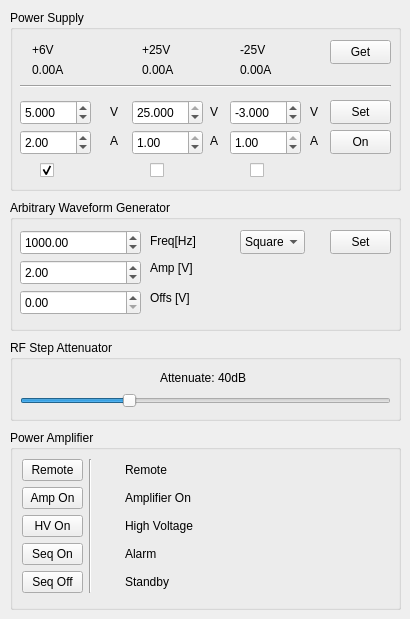
      <widget class="QWidget" name="tab_3">
       <attribute name="title">
        <string>Miscellaneous  Devices</string>
       </attribute>
       <widget class="QGroupBox" name="pwrgroup">
        <property name="geometry">
         <rect>
          <x>10</x>
          <y>10</y>
          <width>391</width>
          <height>181</height>
         </rect>
        </property>
        <property name="title">
         <string>Power Supply</string>
        </property>
        <widget class="QDoubleSpinBox" name="p6VSpinBox">
         <property name="geometry">
          <rect>
           <x>10</x>
           <y>90</y>
           <width>71</width>
           <height>25</height>
          </rect>
         </property>
         <property name="decimals">
          <number>3</number>
         </property>
         <property name="maximum">
          <double>6.000000000000000</double>
         </property>
         <property name="value">
          <double>5.000000000000000</double>
         </property>
        </widget>
        <widget class="QDoubleSpinBox" name="p6ISpinBox">
         <property name="geometry">
          <rect>
           <x>10</x>
           <y>120</y>
           <width>71</width>
           <height>25</height>
          </rect>
         </property>
         <property name="maximum">
          <double>5.000000000000000</double>
         </property>
         <property name="value">
          <double>2.000000000000000</double>
         </property>
        </widget>
        <widget class="QLabel" name="label_6">
         <property name="geometry">
          <rect>
           <x>22</x>
           <y>30</y>
           <width>91</width>
           <height>20</height>
          </rect>
         </property>
         <property name="text">
          <string>+6V</string>
         </property>
        </widget>
        <widget class="QLabel" name="label_7">
         <property name="geometry">
          <rect>
           <x>100</x>
           <y>94</y>
           <width>16</width>
           <height>16</height>
          </rect>
         </property>
         <property name="text">
          <string>V</string>
         </property>
        </widget>
        <widget class="QLabel" name="label_8">
         <property name="geometry">
          <rect>
           <x>132</x>
           <y>30</y>
           <width>91</width>
           <height>20</height>
          </rect>
         </property>
         <property name="text">
          <string>+25V</string>
         </property>
        </widget>
        <widget class="QDoubleSpinBox" name="p25VSpinBox">
         <property name="geometry">
          <rect>
           <x>122</x>
           <y>90</y>
           <width>71</width>
           <height>25</height>
          </rect>
         </property>
         <property name="decimals">
          <number>3</number>
         </property>
         <property name="maximum">
          <double>25.000000000000000</double>
         </property>
         <property name="value">
          <double>25.000000000000000</double>
         </property>
        </widget>
        <widget class="QDoubleSpinBox" name="p25ISpinBox">
         <property name="geometry">
          <rect>
           <x>122</x>
           <y>120</y>
           <width>71</width>
           <height>25</height>
          </rect>
         </property>
         <property name="maximum">
          <double>1.000000000000000</double>
         </property>
         <property name="value">
          <double>1.000000000000000</double>
         </property>
        </widget>
        <widget class="QLabel" name="label_9">
         <property name="geometry">
          <rect>
           <x>200</x>
           <y>94</y>
           <width>16</width>
           <height>16</height>
          </rect>
         </property>
         <property name="text">
          <string>V</string>
         </property>
        </widget>
        <widget class="QLabel" name="label_10">
         <property name="geometry">
          <rect>
           <x>230</x>
           <y>30</y>
           <width>81</width>
           <height>20</height>
          </rect>
         </property>
         <property name="text">
          <string>-25V</string>
         </property>
        </widget>
        <widget class="QDoubleSpinBox" name="m25VSpinBox">
         <property name="geometry">
          <rect>
           <x>220</x>
           <y>90</y>
           <width>71</width>
           <height>25</height>
          </rect>
         </property>
         <property name="decimals">
          <number>3</number>
         </property>
         <property name="minimum">
          <double>-25.000000000000000</double>
         </property>
         <property name="maximum">
          <double>0.000000000000000</double>
         </property>
         <property name="value">
          <double>-3.000000000000000</double>
         </property>
        </widget>
        <widget class="QDoubleSpinBox" name="m25ISpinBox">
         <property name="geometry">
          <rect>
           <x>220</x>
           <y>120</y>
           <width>71</width>
           <height>25</height>
          </rect>
         </property>
         <property name="maximum">
          <double>1.000000000000000</double>
         </property>
         <property name="value">
          <double>1.000000000000000</double>
         </property>
        </widget>
        <widget class="QLabel" name="label_11">
         <property name="geometry">
          <rect>
           <x>300</x>
           <y>94</y>
           <width>16</width>
           <height>16</height>
          </rect>
         </property>
         <property name="text">
          <string>V</string>
         </property>
        </widget>
        <widget class="QPushButton" name="setpwrButton">
         <property name="geometry">
          <rect>
           <x>320</x>
           <y>90</y>
           <width>61</width>
           <height>24</height>
          </rect>
         </property>
         <property name="text">
          <string>Set</string>
         </property>
        </widget>
        <widget class="QPushButton" name="onpwrButton">
         <property name="geometry">
          <rect>
           <x>320</x>
           <y>120</y>
           <width>61</width>
           <height>24</height>
          </rect>
         </property>
         <property name="text">
          <string>On</string>
         </property>
        </widget>
        <widget class="QLabel" name="label_12">
         <property name="geometry">
          <rect>
           <x>200</x>
           <y>123</y>
           <width>16</width>
           <height>16</height>
          </rect>
         </property>
         <property name="text">
          <string>A</string>
         </property>
        </widget>
        <widget class="QLabel" name="label_13">
         <property name="geometry">
          <rect>
           <x>300</x>
           <y>123</y>
           <width>16</width>
           <height>16</height>
          </rect>
         </property>
         <property name="text">
          <string>A</string>
         </property>
        </widget>
        <widget class="QLabel" name="label_14">
         <property name="geometry">
          <rect>
           <x>100</x>
           <y>123</y>
           <width>16</width>
           <height>16</height>
          </rect>
         </property>
         <property name="text">
          <string>A</string>
         </property>
        </widget>
        <widget class="QPushButton" name="getpwrButton">
         <property name="geometry">
          <rect>
           <x>320</x>
           <y>30</y>
           <width>61</width>
           <height>24</height>
          </rect>
         </property>
         <property name="text">
          <string>Get</string>
         </property>
        </widget>
        <widget class="QLabel" name="label_24">
         <property name="geometry">
          <rect>
           <x>230</x>
           <y>50</y>
           <width>81</width>
           <height>20</height>
          </rect>
         </property>
         <property name="text">
          <string>0.00A</string>
         </property>
        </widget>
        <widget class="QLabel" name="label_25">
         <property name="geometry">
          <rect>
           <x>22</x>
           <y>50</y>
           <width>91</width>
           <height>20</height>
          </rect>
         </property>
         <property name="text">
          <string>0.00A</string>
         </property>
        </widget>
        <widget class="QLabel" name="label_26">
         <property name="geometry">
          <rect>
           <x>132</x>
           <y>50</y>
           <width>91</width>
           <height>20</height>
          </rect>
         </property>
         <property name="text">
          <string>0.00A</string>
         </property>
        </widget>
        <widget class="Line" name="line_2">
         <property name="geometry">
          <rect>
           <x>10</x>
           <y>68</y>
           <width>371</width>
           <height>16</height>
          </rect>
         </property>
         <property name="orientation">
          <enum>Qt::Orientation::Horizontal</enum>
         </property>
        </widget>
        <widget class="QCheckBox" name="disp1checkBox">
         <property name="geometry">
          <rect>
           <x>30</x>
           <y>150</y>
           <width>16</width>
           <height>21</height>
          </rect>
         </property>
         <property name="text">
          <string/>
         </property>
         <property name="checked">
          <bool>true</bool>
         </property>
        </widget>
        <widget class="QCheckBox" name="disp2checkBox">
         <property name="geometry">
          <rect>
           <x>140</x>
           <y>150</y>
           <width>16</width>
           <height>21</height>
          </rect>
         </property>
         <property name="text">
          <string/>
         </property>
        </widget>
        <widget class="QCheckBox" name="disp3checkBox">
         <property name="geometry">
          <rect>
           <x>240</x>
           <y>150</y>
           <width>16</width>
           <height>21</height>
          </rect>
         </property>
         <property name="text">
          <string/>
         </property>
        </widget>
       </widget>
       <widget class="QGroupBox" name="attgroup">
        <property name="geometry">
         <rect>
          <x>10</x>
          <y>340</y>
          <width>391</width>
          <height>81</height>
         </rect>
        </property>
        <property name="title">
         <string>RF Step Attenuator</string>
        </property>
        <widget class="QSlider" name="rfstepattenuator">
         <property name="geometry">
          <rect>
           <x>10</x>
           <y>50</y>
           <width>371</width>
           <height>22</height>
          </rect>
         </property>
         <property name="maximum">
          <number>139</number>
         </property>
         <property name="value">
          <number>40</number>
         </property>
         <property name="orientation">
          <enum>Qt::Orientation::Horizontal</enum>
         </property>
        </widget>
        <widget class="QLabel" name="attenuatorLabel">
         <property name="geometry">
          <rect>
           <x>150</x>
           <y>30</y>
           <width>111</width>
           <height>16</height>
          </rect>
         </property>
         <property name="text">
          <string>Attenuate: 40dB</string>
         </property>
        </widget>
       </widget>
       <widget class="QGroupBox" name="gengroup">
        <property name="geometry">
         <rect>
          <x>10</x>
          <y>200</y>
          <width>391</width>
          <height>131</height>
         </rect>
        </property>
        <property name="title">
         <string>Arbitrary Waveform Generator</string>
        </property>
        <widget class="QDoubleSpinBox" name="genAmpSpinBox">
         <property name="geometry">
          <rect>
           <x>10</x>
           <y>60</y>
           <width>121</width>
           <height>25</height>
          </rect>
         </property>
         <property name="maximum">
          <double>10.000000000000000</double>
         </property>
         <property name="value">
          <double>2.000000000000000</double>
         </property>
        </widget>
        <widget class="QDoubleSpinBox" name="genFreqSpinBox">
         <property name="geometry">
          <rect>
           <x>10</x>
           <y>30</y>
           <width>121</width>
           <height>25</height>
          </rect>
         </property>
         <property name="maximum">
          <double>20000000.000000000000000</double>
         </property>
         <property name="value">
          <double>1000.000000000000000</double>
         </property>
        </widget>
        <widget class="QPushButton" name="genpushButton">
         <property name="geometry">
          <rect>
           <x>320</x>
           <y>30</y>
           <width>61</width>
           <height>24</height>
          </rect>
         </property>
         <property name="text">
          <string>Set</string>
         </property>
        </widget>
        <widget class="QDoubleSpinBox" name="genOffsetSpinBox">
         <property name="geometry">
          <rect>
           <x>10</x>
           <y>90</y>
           <width>121</width>
           <height>25</height>
          </rect>
         </property>
         <property name="maximum">
          <double>10.000000000000000</double>
         </property>
        </widget>
        <widget class="QComboBox" name="comboBox">
         <property name="geometry">
          <rect>
           <x>230</x>
           <y>30</y>
           <width>65</width>
           <height>24</height>
          </rect>
         </property>
         <property name="currentIndex">
          <number>1</number>
         </property>
         <item>
          <property name="text">
           <string>Sine</string>
          </property>
         </item>
         <item>
          <property name="text">
           <string>Square</string>
          </property>
         </item>
         <item>
          <property name="text">
           <string>Ramp</string>
          </property>
         </item>
         <item>
          <property name="text">
           <string>Pulse</string>
          </property>
         </item>
         <item>
          <property name="text">
           <string>Noise</string>
          </property>
         </item>
        </widget>
        <widget class="QLabel" name="label_35">
         <property name="geometry">
          <rect>
           <x>140</x>
           <y>33</y>
           <width>51</width>
           <height>16</height>
          </rect>
         </property>
         <property name="text">
          <string>Freq[Hz]</string>
         </property>
        </widget>
        <widget class="QLabel" name="label_36">
         <property name="geometry">
          <rect>
           <x>140</x>
           <y>60</y>
           <width>61</width>
           <height>16</height>
          </rect>
         </property>
         <property name="text">
          <string>Amp [V]</string>
         </property>
        </widget>
        <widget class="QLabel" name="label_37">
         <property name="geometry">
          <rect>
           <x>140</x>
           <y>90</y>
           <width>61</width>
           <height>16</height>
          </rect>
         </property>
         <property name="text">
          <string>Offs [V]</string>
         </property>
        </widget>
       </widget>
       <widget class="QGroupBox" name="PAgroup">
        <property name="geometry">
         <rect>
          <x>10</x>
          <y>430</y>
          <width>391</width>
          <height>180</height>
         </rect>
        </property>
        <property name="title">
         <string>Power Amplifier</string>
        </property>
        <layout class="QGridLayout" name="gridLayout_6">
         <item row="0" column="0">
          <widget class="QPushButton" name="PARemotepushButton">
           <property name="maximumSize">
            <size>
             <width>61</width>
             <height>24</height>
            </size>
           </property>
           <property name="text">
            <string>Remote</string>
           </property>
          </widget>
         </item>
         <item row="0" column="1" rowspan="5">
          <widget class="Line" name="line_3">
           <property name="orientation">
            <enum>Qt::Orientation::Vertical</enum>
           </property>
          </widget>
         </item>
         <item row="0" column="2">
          <widget class="QLedIndicator" name="ledPARemote" native="true">
           <property name="maximumSize">
            <size>
             <width>21</width>
             <height>21</height>
            </size>
           </property>
          </widget>
         </item>
         <item row="0" column="3">
          <widget class="QLabel" name="label_19">
           <property name="text">
            <string>Remote</string>
           </property>
          </widget>
         </item>
         <item row="1" column="0">
          <widget class="QPushButton" name="PAAmpOnpushButton">
           <property name="maximumSize">
            <size>
             <width>61</width>
             <height>24</height>
            </size>
           </property>
           <property name="text">
            <string>Amp On</string>
           </property>
          </widget>
         </item>
         <item row="1" column="2">
          <widget class="QLedIndicator" name="ledPAAmpOn" native="true">
           <property name="maximumSize">
            <size>
             <width>21</width>
             <height>21</height>
            </size>
           </property>
          </widget>
         </item>
         <item row="1" column="3">
          <widget class="QLabel" name="label_20">
           <property name="text">
            <string>Amplifier On</string>
           </property>
          </widget>
         </item>
         <item row="2" column="0">
          <widget class="QPushButton" name="PAHVOnpushButton">
           <property name="maximumSize">
            <size>
             <width>61</width>
             <height>24</height>
            </size>
           </property>
           <property name="text">
            <string>HV On</string>
           </property>
          </widget>
         </item>
         <item row="2" column="2">
          <widget class="QLedIndicator" name="ledPAHighVoltage" native="true">
           <property name="maximumSize">
            <size>
             <width>21</width>
             <height>21</height>
            </size>
           </property>
          </widget>
         </item>
         <item row="2" column="3">
          <widget class="QLabel" name="label_21">
           <property name="text">
            <string>High Voltage</string>
           </property>
          </widget>
         </item>
         <item row="3" column="0">
          <widget class="QPushButton" name="PASeqOnpushButton">
           <property name="maximumSize">
            <size>
             <width>61</width>
             <height>24</height>
            </size>
           </property>
           <property name="text">
            <string>Seq On</string>
           </property>
          </widget>
         </item>
         <item row="3" column="2">
          <widget class="QLedIndicator" name="ledPAAlarm" native="true">
           <property name="maximumSize">
            <size>
             <width>21</width>
             <height>21</height>
            </size>
           </property>
          </widget>
         </item>
         <item row="3" column="3">
          <widget class="QLabel" name="label_22">
           <property name="text">
            <string>Alarm</string>
           </property>
          </widget>
         </item>
         <item row="4" column="0">
          <widget class="QPushButton" name="PASeqOffpushButton">
           <property name="maximumSize">
            <size>
             <width>61</width>
             <height>24</height>
            </size>
           </property>
           <property name="text">
            <string>Seq Off</string>
           </property>
          </widget>
         </item>
         <item row="4" column="2">
          <widget class="QLedIndicator" name="ledPAStanby" native="true">
           <property name="maximumSize">
            <size>
             <width>21</width>
             <height>21</height>
            </size>
           </property>
          </widget>
         </item>
         <item row="4" column="3">
          <widget class="QLabel" name="label_23">
           <property name="text">
            <string>Standby</string>
           </property>
          </widget>
         </item>
        </layout>
       </widget>
      </widget>
